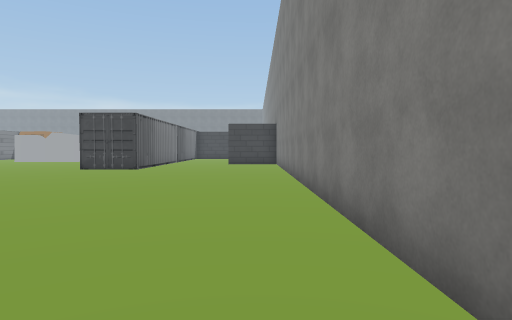
View 1 (above)

24 first-person views from a walk through a scene from a Unity 3-D project. The camera is 1.5 m above the floor, tilts 2° down and sees 75° across. The floor is counted in squares, 2 m on a side. Each view is taken from the middle of a square. On the plan, view 1 faces up. The plan holds only what a view shows up to about 11 squares ahead; the rest is blank. The place goes on beyond the plan. Some surface patterns are stand-ins.

View 2
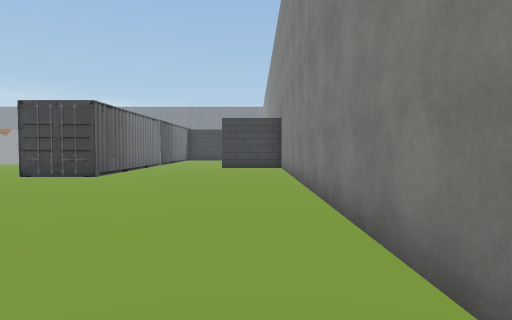

View 3
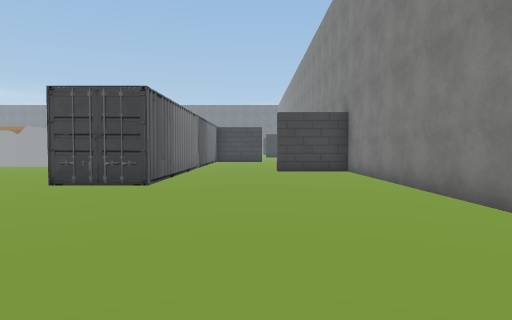

View 4
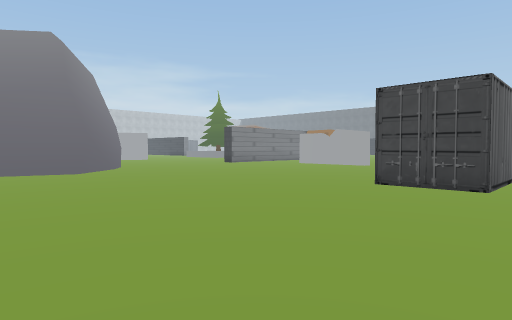

View 5
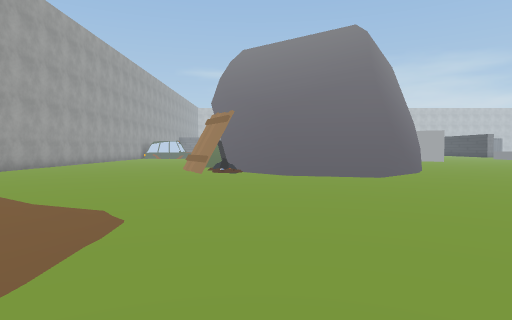

View 6
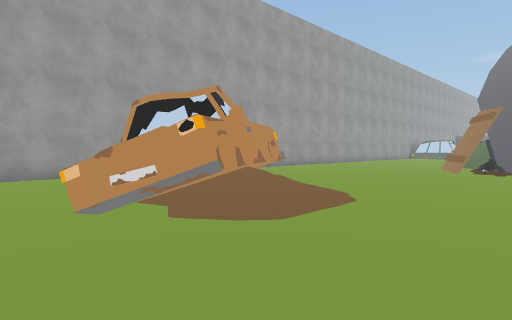

View 7
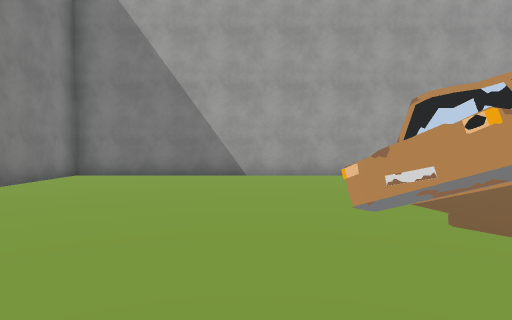

View 8
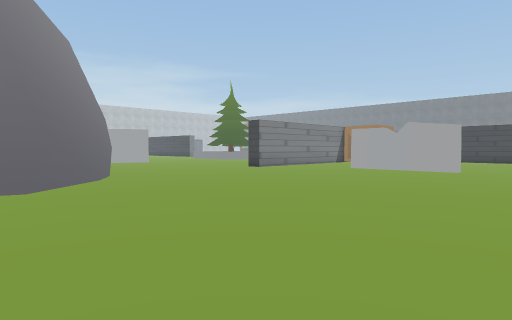

View 9
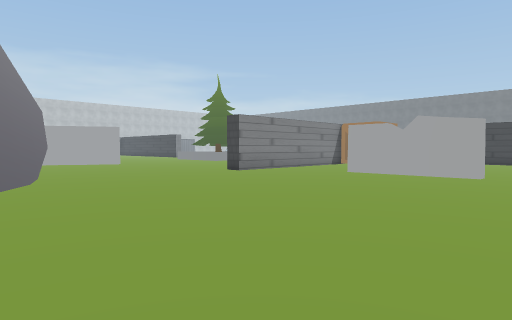

View 10
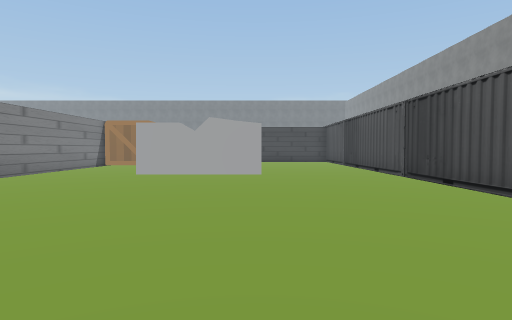

View 11
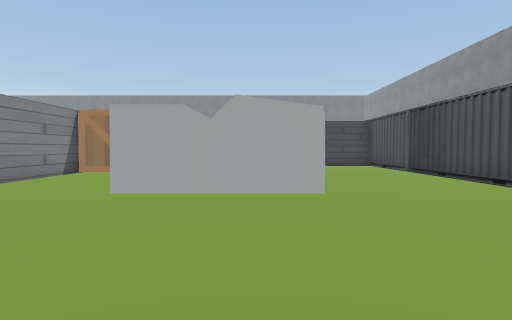

View 12
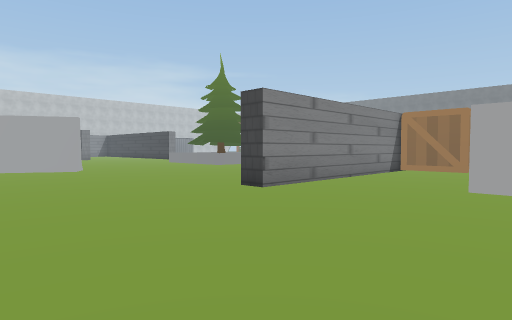

View 13
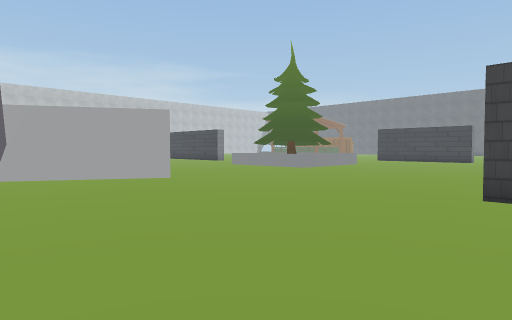

View 14
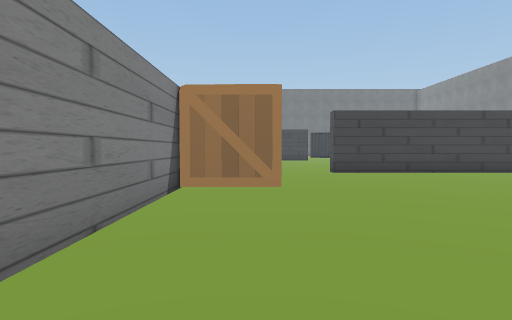

View 15
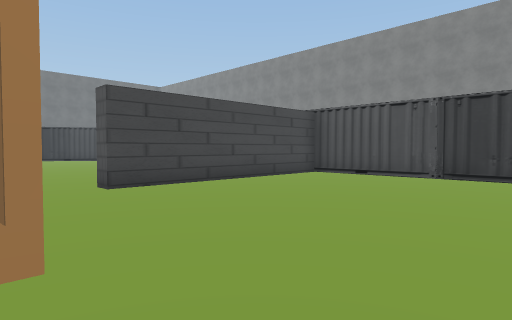

View 16
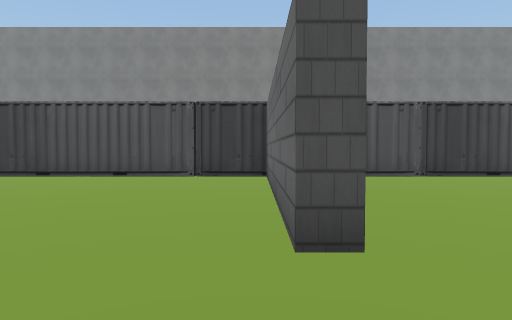

View 17
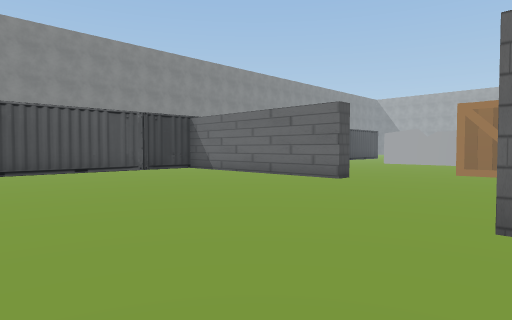

View 18
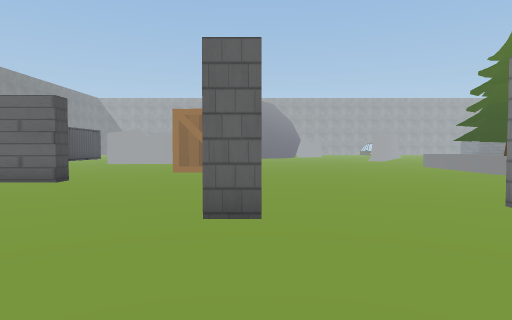

View 19
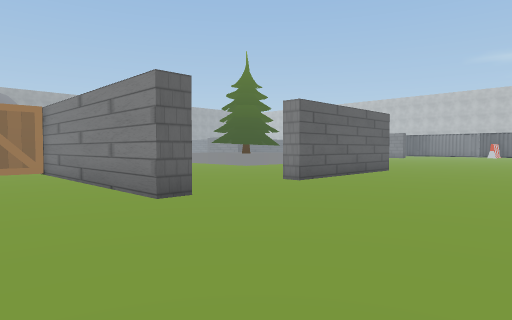

View 20
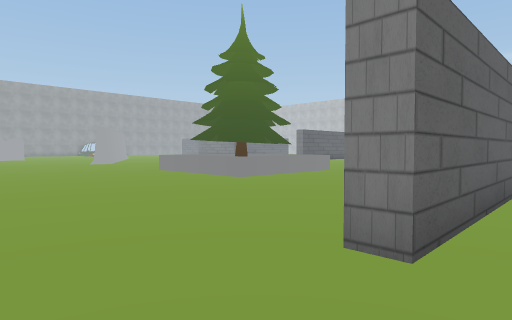

View 21
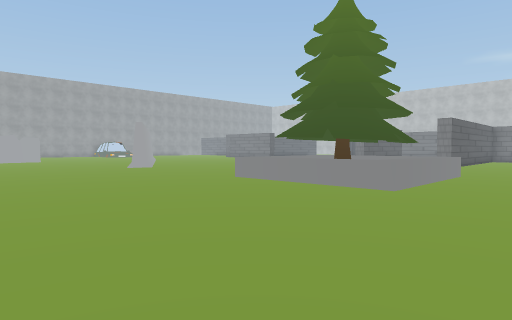

View 22
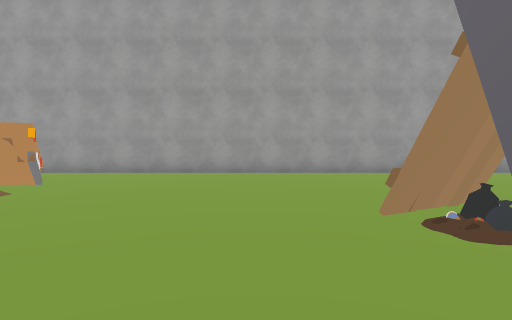

View 23
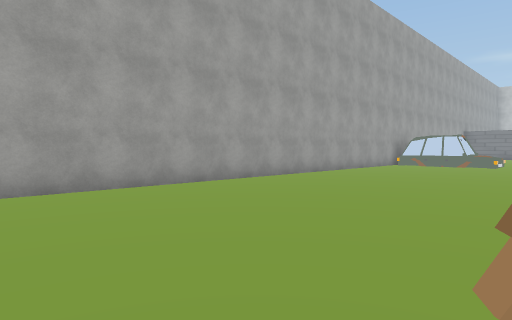

View 24
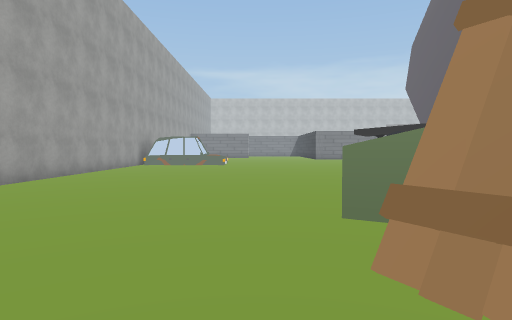

### Floor plan
Points are (right, up) in squares from view 1. A wall is a line through its corners. A room is listed if a view was taken in it or the views show most of it. See-through windows are left out.
Room 1 (views 1, 2, 3, 4, 5, 6, 7, 8, 9, 10, 11, 12, 13, 14, 15, 16, 17, 18, 19, 20, 21, 22, 23, 24)
walls: (-9.8, 19) (-9.8, 18.6) (-13.5, 18.6); (-16.4, 23.2) (-16.4, 16.6) (-17.1, 16.6); (-14.4, 9.5) (-13.4, 8.2) (-14.1, 5.7) (-15.5, 4.4); (-14.8, 9.5) (-13.6, 8.7); (-17.7, 11.3) (-15.5, 9.9); (-17.8, 11.1) (-16.5, 10.7); (-6.5, 27.2) (-12.6, 27.2) (-12.6, 27.7) (-7.2, 27.7); (-23.7, 15.6) (-25.5, 12.3); (-6.2, 3.4) (-5, 1.6); (-7, 2.6) (-6, 3.2) (-5.3, 1.4); (-17.1, 31.5) (-16.4, 31.5) (-16.4, 25.9); (-9.1, 1.6) (-8.9, 1.1); (-8.7, 0.4) (-9.3, 1.4) (-7.1, 2.6); (-24.8, 31.2) (-20.2, 31.2) (-20.2, 30.6); (1, 1.1) (1, 15.8) (-1.4, 15.8); (-25, -3.2) (1, -3.2) (1, -0.4)
low walls: (-23.8, 22.6) (-23.8, 21.4); (-25.5, 25.6) (-23.8, 25.6) (-23.8, 23.5); (-5.4, 2.2) (-5.2, 1.6)
objects: other object (-24, 23); other object (-18, 3) to (-18, 4); other object (-16, 3) to (-15, 3); other object (-16, 4); other object (-16, 24) to (-15, 25); other object (-15, 4); other object (-6, 12) to (-5, 17); other object (-6, 18) to (-6, 23); other object (-6, 24) to (-6, 29); other object (-6, 30) to (-6, 35)

Positions as (right, up) in squares from view 1, and headings:
1: (0, 0), facing up
2: (0, 3), facing up
3: (-2, 5), facing up
4: (-3, 5), facing up-left
5: (-5, 5), facing left
6: (-4, 6), facing down-left
7: (-4, 6), facing down
8: (-7, 7), facing up-left
9: (-8, 9), facing up-left
10: (-10, 9), facing up
11: (-11, 13), facing up
12: (-12, 12), facing up-left
13: (-16, 11), facing up-left
14: (-15, 17), facing up
15: (-15, 21), facing up-right
16: (-15, 28), facing right
17: (-17, 35), facing down-right
18: (-17, 35), facing down
19: (-14, 36), facing down-left
20: (-18, 32), facing down-left
21: (-18, 28), facing down-left
22: (-13, 7), facing down
23: (-14, 3), facing down-left
24: (-14, 2), facing left
